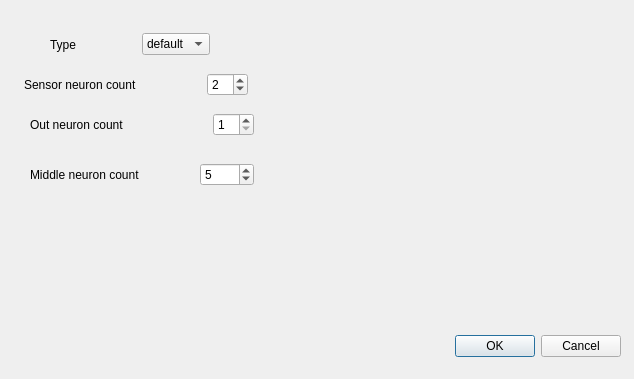
<?xml version="1.0" encoding="UTF-8"?>
<ui version="4.0">
 <class>Dialog</class>
 <widget class="QDialog" name="Dialog">
  <property name="geometry">
   <rect>
    <x>0</x>
    <y>0</y>
    <width>634</width>
    <height>379</height>
   </rect>
  </property>
  <property name="windowTitle">
   <string>Dialog</string>
  </property>
  <widget class="QDialogButtonBox" name="buttonBox">
   <property name="geometry">
    <rect>
     <x>280</x>
     <y>330</y>
     <width>341</width>
     <height>32</height>
    </rect>
   </property>
   <property name="orientation">
    <enum>Qt::Horizontal</enum>
   </property>
   <property name="standardButtons">
    <set>QDialogButtonBox::Cancel|QDialogButtonBox::Ok</set>
   </property>
  </widget>
  <widget class="QWidget" name="layoutWidget">
   <property name="geometry">
    <rect>
     <x>30</x>
     <y>160</y>
     <width>224</width>
     <height>29</height>
    </rect>
   </property>
   <layout class="QHBoxLayout" name="horizontalLayout_4">
    <item>
     <widget class="QLabel" name="label_4">
      <property name="text">
       <string>Middle neuron count</string>
      </property>
     </widget>
    </item>
    <item>
     <spacer name="horizontalSpacer_4">
      <property name="orientation">
       <enum>Qt::Horizontal</enum>
      </property>
      <property name="sizeHint" stdset="0">
       <size>
        <width>40</width>
        <height>20</height>
       </size>
      </property>
     </spacer>
    </item>
    <item>
     <widget class="QSpinBox" name="spinBox_3">
      <property name="minimum">
       <number>1</number>
      </property>
      <property name="maximum">
       <number>1000</number>
      </property>
      <property name="value">
       <number>5</number>
      </property>
     </widget>
    </item>
   </layout>
  </widget>
  <widget class="QWidget" name="">
   <property name="geometry">
    <rect>
     <x>50</x>
     <y>30</y>
     <width>160</width>
     <height>29</height>
    </rect>
   </property>
   <layout class="QHBoxLayout" name="horizontalLayout">
    <item>
     <widget class="QLabel" name="label">
      <property name="text">
       <string>Type</string>
      </property>
     </widget>
    </item>
    <item>
     <spacer name="horizontalSpacer">
      <property name="orientation">
       <enum>Qt::Horizontal</enum>
      </property>
      <property name="sizeHint" stdset="0">
       <size>
        <width>40</width>
        <height>20</height>
       </size>
      </property>
     </spacer>
    </item>
    <item>
     <widget class="QComboBox" name="comboBox">
      <item>
       <property name="text">
        <string>default</string>
       </property>
      </item>
     </widget>
    </item>
   </layout>
  </widget>
  <widget class="QWidget" name="">
   <property name="geometry">
    <rect>
     <x>24</x>
     <y>70</y>
     <width>224</width>
     <height>29</height>
    </rect>
   </property>
   <layout class="QHBoxLayout" name="horizontalLayout_2">
    <item>
     <widget class="QLabel" name="label_2">
      <property name="text">
       <string>Sensor neuron count</string>
      </property>
     </widget>
    </item>
    <item>
     <spacer name="horizontalSpacer_2">
      <property name="orientation">
       <enum>Qt::Horizontal</enum>
      </property>
      <property name="sizeHint" stdset="0">
       <size>
        <width>40</width>
        <height>20</height>
       </size>
      </property>
     </spacer>
    </item>
    <item>
     <widget class="QSpinBox" name="spinBox">
      <property name="minimum">
       <number>1</number>
      </property>
      <property name="value">
       <number>2</number>
      </property>
     </widget>
    </item>
   </layout>
  </widget>
  <widget class="QWidget" name="">
   <property name="geometry">
    <rect>
     <x>30</x>
     <y>110</y>
     <width>224</width>
     <height>29</height>
    </rect>
   </property>
   <layout class="QHBoxLayout" name="horizontalLayout_3">
    <item>
     <widget class="QLabel" name="label_3">
      <property name="text">
       <string>Out neuron count</string>
      </property>
     </widget>
    </item>
    <item>
     <spacer name="horizontalSpacer_3">
      <property name="orientation">
       <enum>Qt::Horizontal</enum>
      </property>
      <property name="sizeHint" stdset="0">
       <size>
        <width>40</width>
        <height>20</height>
       </size>
      </property>
     </spacer>
    </item>
    <item>
     <widget class="QSpinBox" name="spinBox_2">
      <property name="minimum">
       <number>1</number>
      </property>
     </widget>
    </item>
   </layout>
  </widget>
 </widget>
 <resources/>
 <connections>
  <connection>
   <sender>buttonBox</sender>
   <signal>accepted()</signal>
   <receiver>Dialog</receiver>
   <slot>accept()</slot>
   <hints>
    <hint type="sourcelabel">
     <x>248</x>
     <y>254</y>
    </hint>
    <hint type="destinationlabel">
     <x>157</x>
     <y>274</y>
    </hint>
   </hints>
  </connection>
  <connection>
   <sender>buttonBox</sender>
   <signal>rejected()</signal>
   <receiver>Dialog</receiver>
   <slot>reject()</slot>
   <hints>
    <hint type="sourcelabel">
     <x>316</x>
     <y>260</y>
    </hint>
    <hint type="destinationlabel">
     <x>286</x>
     <y>274</y>
    </hint>
   </hints>
  </connection>
 </connections>
</ui>
